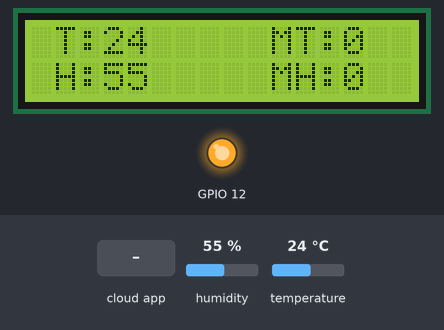
The sketch below on a simulated ESP8266 (NodeMCU). On the bench: 16×2 character LCD, output pins drawn as LEDs (lit = HIGH). The test bench sets the inputs (shaded band); at power-on: humidity 55 %, temperature 24 °C. WiFi joins after 1.5 s; servers stay silent unless stated; the Firebase database answers and starts empty.

Above: at 1.8 s.
1.9 s: humidity set to 22 %
At 3.8 s:
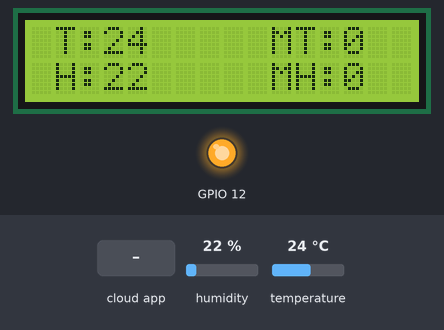
5.0 s: the phone or cloud app sets t to 1
At 7.7 s:
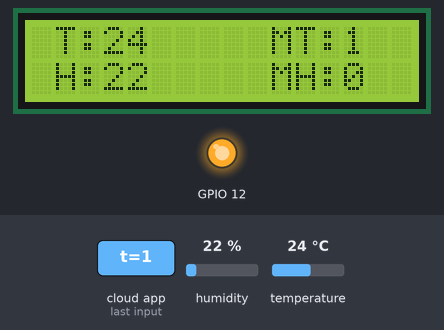
8.4 s: the phone or cloud app sets h to 1
At 11.5 s:
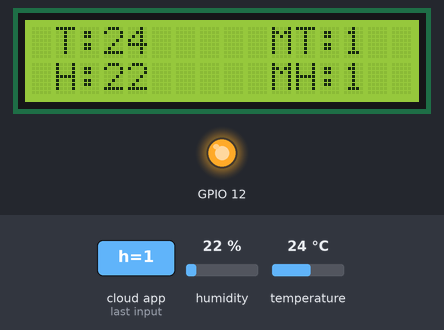
11.8 s: temperature set to 12 °C
At 13.0 s:
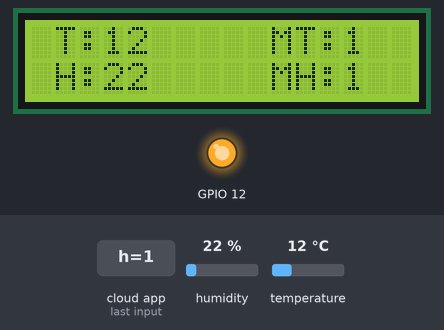
14.1 s: the phone or cloud app sets t to 0
At 16.9 s:
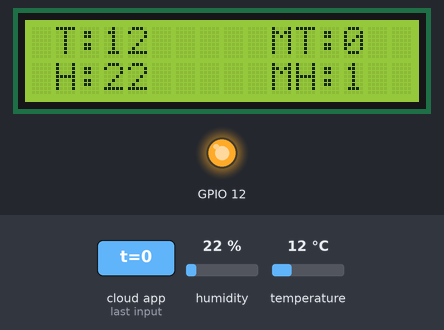
17.5 s: the phone or cloud app sets h to 0
At 19.4 s:
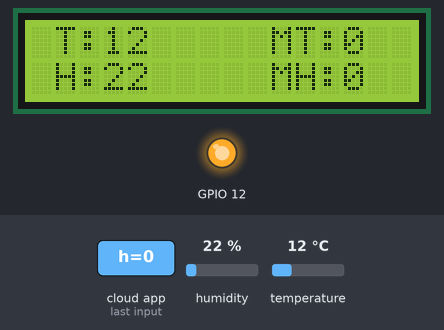
Timing chart, 0 to 20.8 s (numbered marks = the images above; inputs shaded):
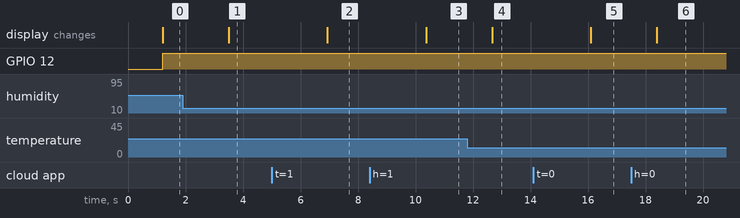

Measured:
- after the input at 1.9 s, the display: changes after 1.6 s (image 1)
- after the input at 5.0 s, the display: changes after 1.9 s (image 2)
- after the input at 8.4 s, the display: changes after 2.0 s (image 3)
- after the input at 11.8 s, the display: changes after 0.86 s (image 4)
- after the input at 14.1 s, the display: changes after 2.0 s (image 5)
- after the input at 17.5 s, the display: changes after 0.89 s (image 6)

The sketch:

DATN.ino
```cpp
#include <DHT11.h>
#include <LiquidCrystal_I2C.h>
#include <ESP8266WiFi.h>
#include "FirebaseESP8266.h"
#include <ArduinoJson.h>

#define WIFI_SSID "XiaoQ"
#define WIFI_PASS "welcomehome"

#define FIREBASE_HOST "doantn-3844d-default-rtdb.firebaseio.com"
#define FIREBASE_AUTH "myUxxyLOnr6VOvxDTQIAfP9AkoJS16UZNYvichZ6"

FirebaseData fData;
String path = "/";
FirebaseJson json;

LiquidCrystal_I2C lcd(0x27,16,2);

DHT11 dht11(2); // GPIO 2

int my_temperature = 30;
int my_humidity = 60;

void setup() {
  Serial.begin(115200);
  WiFi.begin(WIFI_SSID,WIFI_PASS);
  Firebase.begin(FIREBASE_HOST,FIREBASE_AUTH);
  Firebase.reconnectWiFi(true);
  pinMode(12,OUTPUT);
  digitalWrite(12, LOW);
  lcd.init();     // initialize the lcd
  // Print a message to the LCD.
  lcd.backlight();
}

void loop() {
  Firebase.getInt(fData, path + "/t");
  my_temperature = fData.intData();
  Firebase.getInt(fData, path + "/h");
  my_humidity = fData.intData();
  int temperature = 0;
  int humidity = 0;
  // Attempt to read the temperature and humidity values from the DHT11 sensor.
  int result = dht11.readTemperatureHumidity(temperature, humidity);
  Firebase.setInt(fData,path + "/ct",temperature);
  Firebase.setInt(fData,path + "/ch",humidity);
  // Read
  lcd.setCursor(1,0);
  lcd.print("T:");
  lcd.setCursor(3,0);
  lcd.print(temperature);
  lcd.setCursor(1,1);
  lcd.print("H:");
  lcd.setCursor(3,1);
  lcd.print(humidity);
  // Your setting
  lcd.setCursor(10,0);
  lcd.print("MT:");
  lcd.setCursor(13,0);
  lcd.print(my_temperature);
  lcd.setCursor(10,1);
  lcd.print("MH:");
  lcd.setCursor(13,1);
  lcd.print(my_humidity);
  //
  if(my_temperature < temperature || my_humidity < humidity)
  {
    digitalWrite(12, HIGH);

  }
  else
  {
    digitalWrite(12, LOW);
  }
}
```
